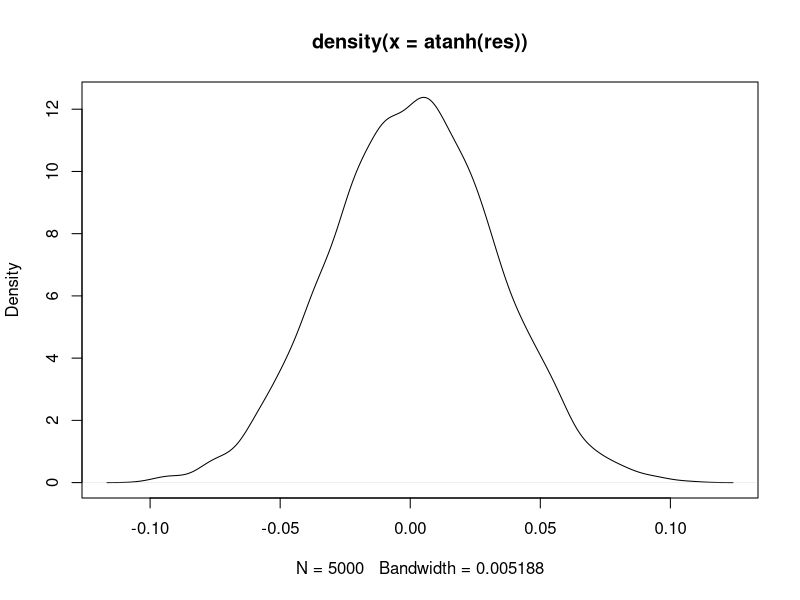
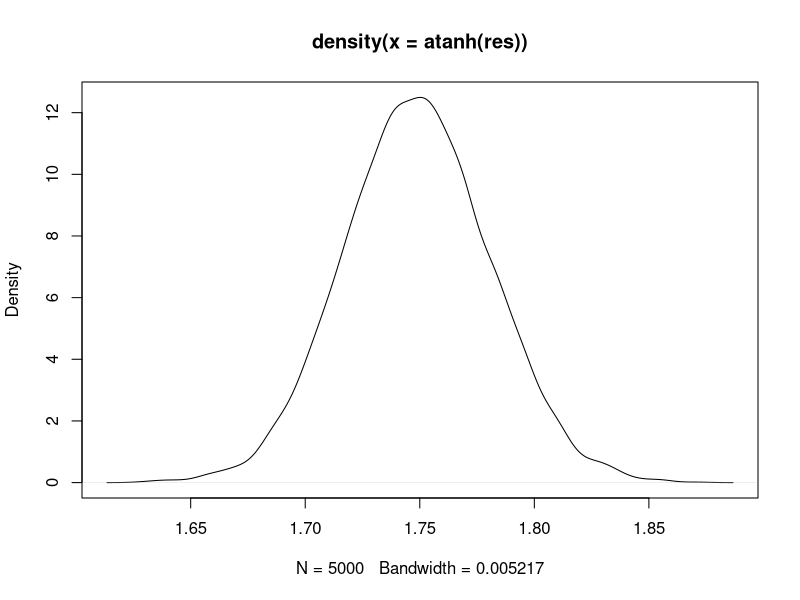

These figures' R source, in order:
## ---- chunk 1
knitr::opts_chunk$set(cache = TRUE)
## ---- chunk 2
N <- 1000
X <- rnorm(N)
Y <- rnorm(N)
cor(X, Y)
## ---- chunk 3
N <- 1000
res <- sapply(rep(N, 5000), function(N) cor(rnorm(N), rnorm(N)))
## ---- chunk 4
plot(density(atanh(res)))
shapiro.test(atanh(res))
## ---- chunk 5
sd(atanh(res))
1/(sqrt(N-3))
## ---- chunk 6
N.all <- seq(from = 100, to = 1000, by = 100)
distrs <-
  lapply(N.all,
         function(N){
           
           sapply(rep(N, 5000), function(N) cor(rnorm(N), rnorm(N)))
         })
## ---- chunk 7
sd.empiric <- sapply(distrs, function(d) sd(atanh(d)))
sd.predict <- sapply(N.all, function(N) 1/(sqrt(N-3)))
## ---- chunk 8
mean(abs(sd.empiric - sd.predict)/sd.predict*100)
## ---- chunk 9
newCor <- function(N){
  
  v <- rnorm(N, mean = 10)
  X <- v + rnorm(N, sd = 0.25)
  Y <- v + rnorm(N, sd = 0.25)
  cor(X, Y)
}
## ---- chunk 10
N <- 1000
res <- sapply(rep(N, 5000), newCor)
## ---- chunk 11
plot(density(atanh(res)))
shapiro.test(atanh(res))
## ---- chunk 12
N.all <- seq(100, 1000, 100)
distrs <-
  lapply(N.all,
         function(N){
           
           sapply(rep(N, 5000), newCor)
         })
## ---- chunk 13
sd.empiric <- sapply(distrs, function(d) sd(atanh(d)))
sd.predict <- sapply(N.all, function(N) 1/(sqrt(N-3)))
mean(abs(sd.empiric - sd.predict)/sd.predict*100)
